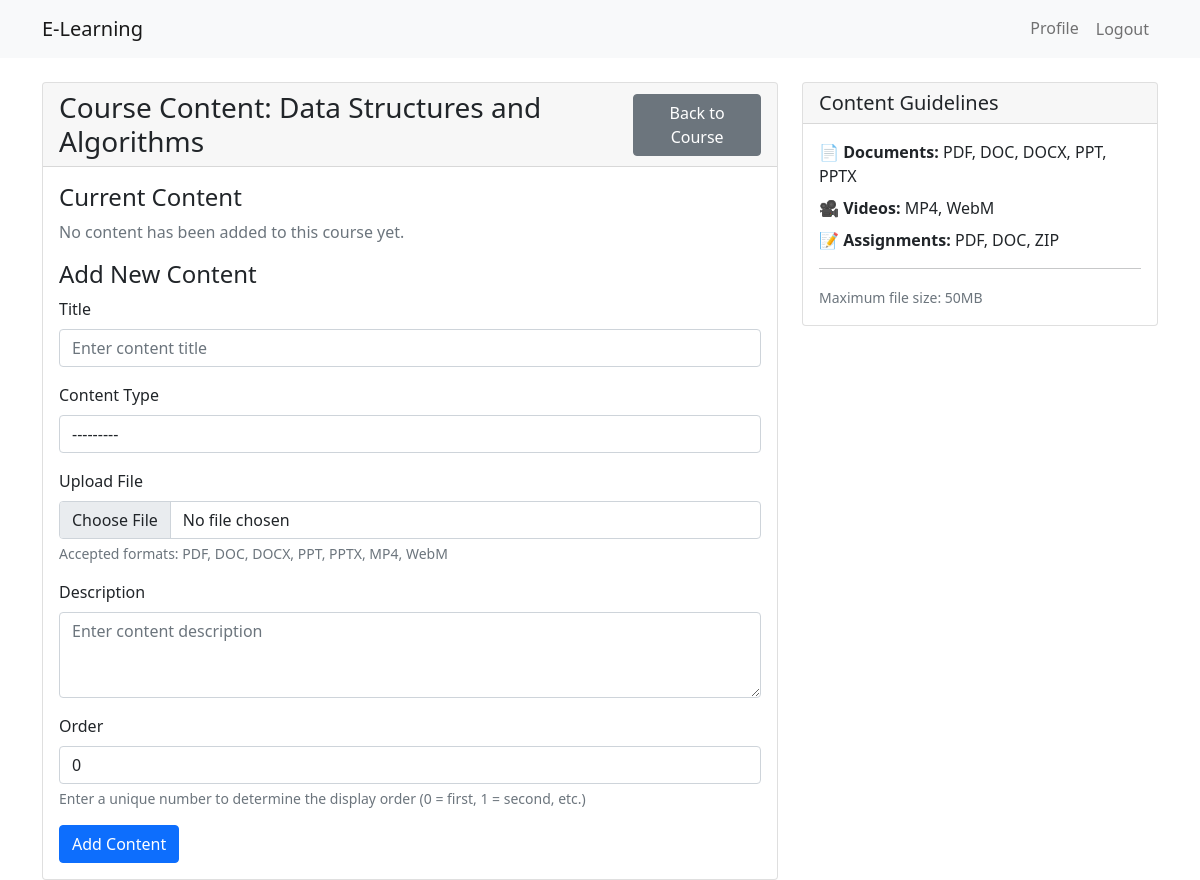
Before: /courses/1/content/ (signed in) with the older database file.
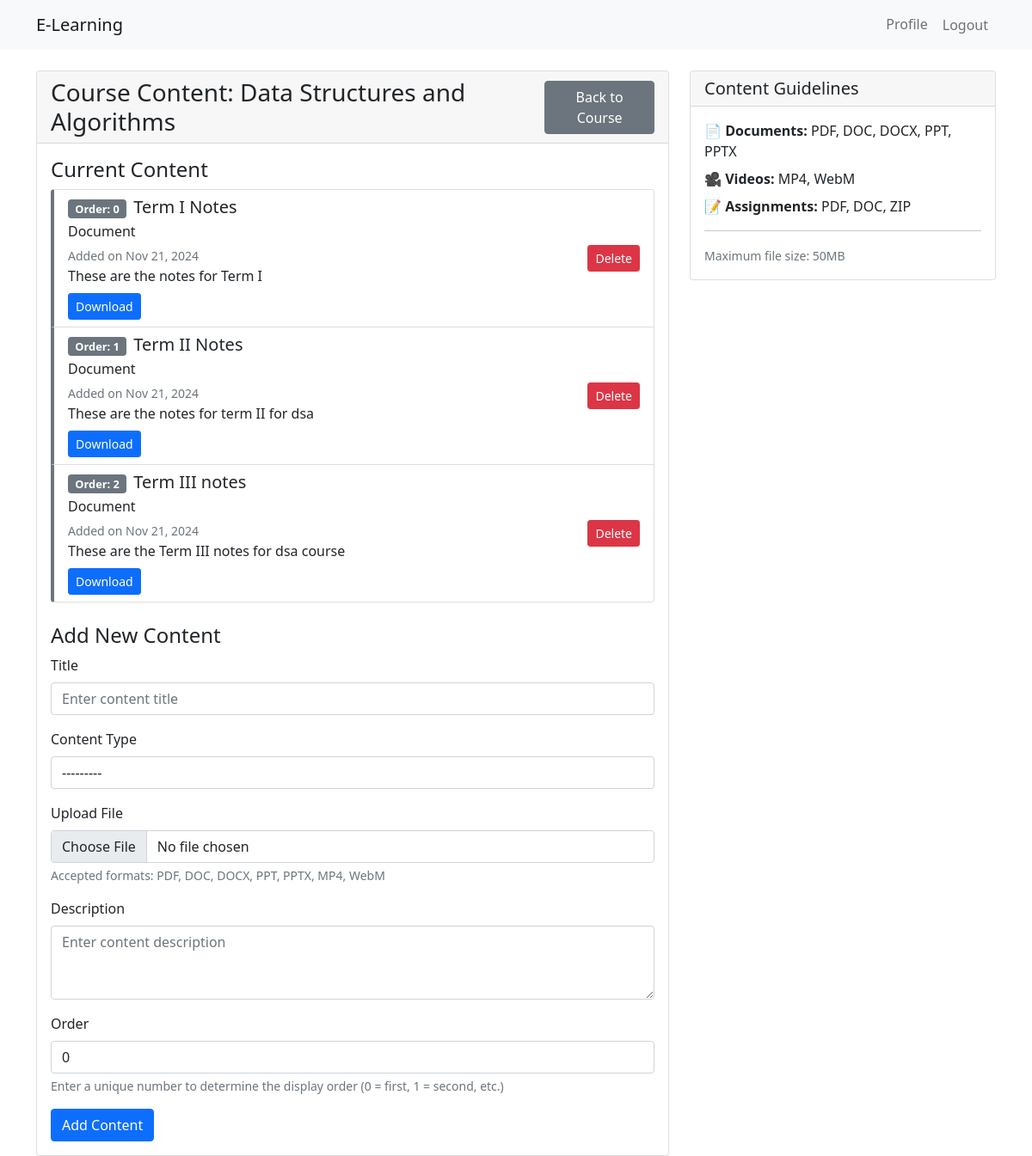
After: the same page with the newer database file.
### courses/models.py (models this page shows, shortened)
class CourseContent(models.Model):
    CONTENT_TYPES = (
        ('document', 'Document'),
        ('video', 'Video'),
        ('assignment', 'Assignment'),
    )
    course = models.ForeignKey(Course, on_delete=models.CASCADE, related_name='contents')
    title = models.CharField(max_length=200)
    content_type = models.CharField(max_length=20, choices=CONTENT_TYPES)
    file = models.FileField(
        upload_to='course_contents/',
        validators=[validate_file_extension]
    )
    description = models.TextField(blank=True)
    created_at = models.DateTimeField(auto_now_add=True)
    order = models.PositiveIntegerField(
        default=0,
        help_text="The order in which this content appears in the course"
    )
    class Meta:
        ordering = ['order', 'created_at']

### courses/views.py (the view)
# urls.py: path('<int:course_id>/content/', views.manage_course_content, name='manage_content'),
@login_required
def manage_course_content(request, course_id):
    course = get_object_or_404(Course, id=course_id)
    if course.instructor != request.user and not request.user.is_staff:
        raise PermissionDenied
    contents = CourseContent.objects.filter(course=course).order_by('order')
    if request.method == 'POST':
        form = CourseContentForm(request.POST, request.FILES, course=course)
        if form.is_valid():
            content = form.save(commit=False)
            content.course = course
            content.save()
            messages.success(request, 'Content added successfully!')
            return redirect('courses:manage_content', course_id=course.id)
    else:
        form = CourseContentForm(course=course)
    context = {
        'course': course,
        'contents': contents,
        'form': form,
    }
    return render(request, 'courses/manage_course_content.html', context)

### templates/courses/manage_course_content.html (shortened to what the changed rows need)
{% extends "base.html" %} {% block content %}
<div class="container mt-4">
  <div class="row">
    <div class="col-md-8">
      <div class="card">
        <div class="card-body">
          <h4>Current Content</h4>
          {% if contents %}
          <div class="list-group mb-4">
            {% for content in contents %}
            <div class="list-group-item">
              <div class="d-flex justify-content-between align-items-center">
                <div>
                  <div class="d-flex align-items-center">
                    <span class="badge bg-secondary me-2"
                      >Order: {{ content.order }}</span
                    >
                    <h5 class="mb-1">{{ content.title }}</h5>
                  </div>
                  <p class="mb-1">{{ content.get_content_type_display }}</p>
                  <small class="text-muted">
                    Added on {{ content.created_at|date:"M d, Y" }}
                  </small>
                  {% if content.description %}
                  <p class="mb-1">{{ content.description }}</p>
                  {% endif %}
                  <div class="mt-2">
                    <a href="{{ content.file.url }}"
                       class="btn btn-sm btn-primary"
                       download>
                      Download
                    </a>
                  </div>
                </div>
                <form
                  method="post"
                  action="{% url 'courses:delete_content' course.id content.id %}"
                  onsubmit="return confirm('Are you sure you want to delete this content?');"
                >
                  <button type="submit" class="btn btn-danger btn-sm">
                    Delete
                  </button>
                </form>
              </div>
            </div>
            {% endfor %}
          </div>
          {% else %}
          <p class="text-muted">
            No content has been added to this course yet.
          </p>
          {% endif %}
          <h4>Add New Content</h4>
          <form method="post" enctype="multipart/form-data">
            <div class="mb-3">
            </div>
            <div class="mb-3">
            </div>
            <div class="mb-3">
            </div>
            <div class="mb-3">
            </div>
            <div class="mb-3">
            </div>
            <button type="submit" class="btn btn-primary">Add Content</button>
          </form>
        </div>
      </div>
    </div>
  </div>
</div>
{% endblock %}

Changed rows visible on the page:
added CourseContent: order "0", title "Term I Notes", content_type "Document", created_at "Nov 21, 2024", description "These are the notes for Term I"
added CourseContent: order "1", title "Term II Notes", content_type "Document", created_at "Nov 21, 2024", description "These are the notes for term II for dsa"
added CourseContent: order "2", title "Term III notes", content_type "Document", created_at "Nov 21, 2024", description "These are the Term III notes for dsa course"
Other visible differences:
text no longer shown: "No content has been added to this course yet."
